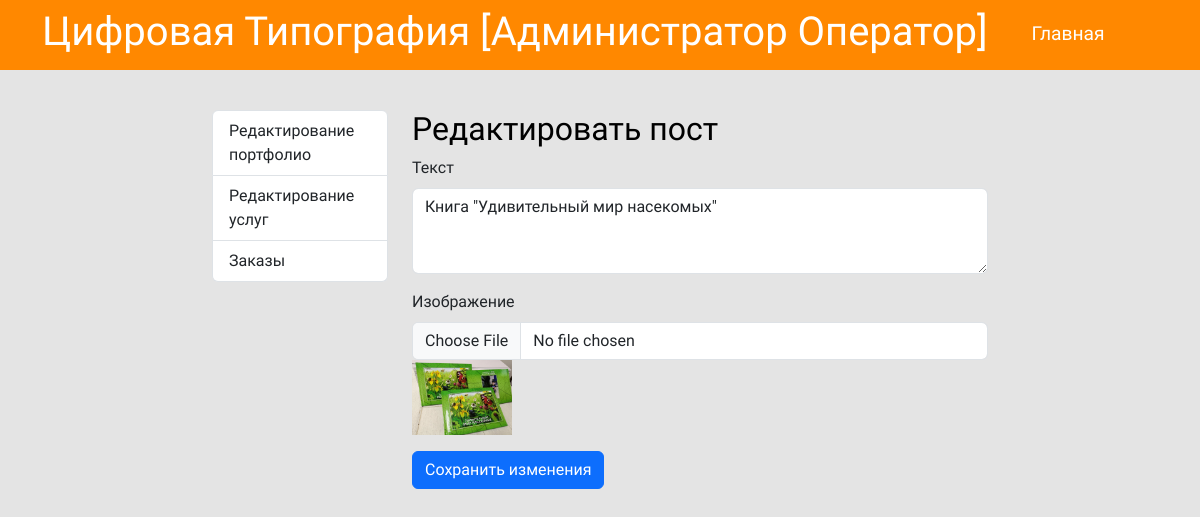
The page /admin/portfolio/edit.php?id=15 (signed in) on the database its author committed.
### tables this page shows
CREATE TABLE `posts` (
  `id` int NOT NULL,
  `text` text NOT NULL,
  `image` varchar(255) NOT NULL,
  `created_at` timestamp NULL DEFAULT CURRENT_TIMESTAMP
);

### app/database/db.php (called while the page is built, shortened)
<?php
require('connect.php');
function dbCheckErr($query)
{
    $errinfo = $query->errorInfo();
    return true;
}
function selectOne($table,$params = []){
    global $pdo;
    $sql = "SELECT * FROM $table";
    if(!empty($params)){
        $i = 0;
        foreach($params as $key => $value){
            if($i === 0){
                $sql = $sql . " WHERE $key=$value";
            }else{
                $sql = $sql . " AND $key=$value";
            }
            $i++;
        }
    }
    $sql = $sql . " LIMIT 1";
    $query = $pdo->prepare($sql);
    $query->execute();
    return $query->fetch();
}

### admin/portfolio/edit.php (the view, shortened to what this page needs)
<?php
include("../../app/database/db.php");
$id = $_GET['id'];
$post = selectOne('posts', ['id' => $id]);
?>
<!doctype html>
<html lang="ru">
<head>
    <link href="https://cdn.jsdelivr.net/npm/bootstrap@5.3.3/dist/css/bootstrap.min.css" rel="stylesheet">
    <link rel="stylesheet" href="../../source/css/style.css">
    <link rel="stylesheet" href="../../source/css/admin.css">
</head>
<body>
    <?php include("../../app/include/admheader.php"); ?>
    <div class="col-8 container-fluid editpanel">
        <div class="row">
            <?php include("../admsidebar.php"); ?>
            <div class="col-md-9">
                <h2 class="page-title">Редактировать пост</h2>
                <form action="edit.php?id=<?php echo $id; ?>" method="post" enctype="multipart/form-data">
                    <div class="mb-3">
                        <label for="text" class="form-label">Текст</label>
                        <textarea class="form-control" id="text" name="text" rows="3"><?php echo $post['text']; ?></textarea>
                    </div>
                    <div class="mb-3">
                        <label for="image" class="form-label">Изображение</label>
                        <input class="form-control" type="file" id="image" name="image">
                        <img src="<?php echo BASE_URL . '/assets/images/' . $post['image']; ?>" alt="<?php echo $post['text']; ?>" style="width: 100px;">
                    </div>
                    <button type="submit" class="btn btn-primary" name="edit_post">Сохранить изменения</button>
                </form>
            </div>
        </div>
    </div>
</body>
</html>

### source/css/style.css (style rules this page uses)
* { font-family: "Comfortaa", sans-serif; }
html, h1, h2, h3, h4, h5, h6 { color: #000000; }
body { background-color: #e4e4e4; }

### source/css/admin.css (style rules this page uses)
.editpanel { margin-top: 40px; }

### rows shown on the page
posts: text "Книга \"Удивительный мир насекомых\"", image (picture)

### other values the page prints
$_SESSION['name'] "Оператор"
